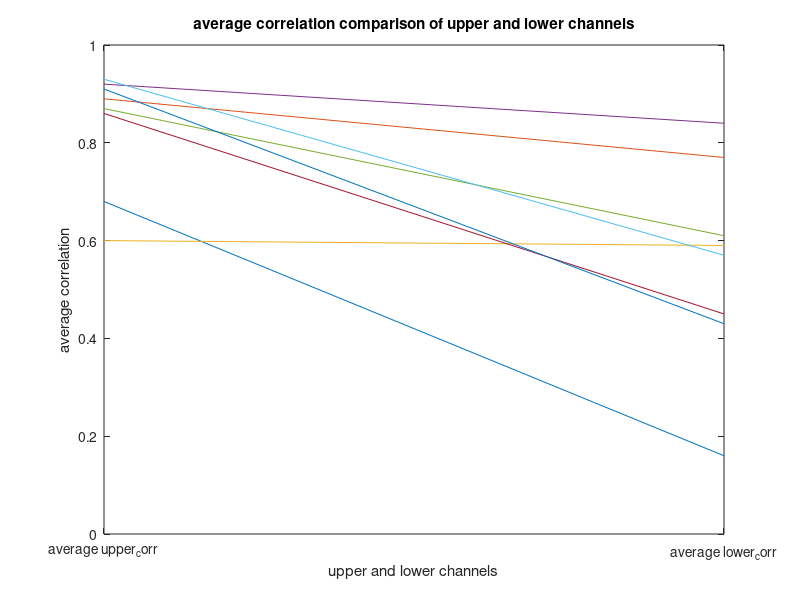

Recreate this plot in MATLAB.
label = {'0420','0613','0616','0620','0715','0717','0908','1128'};
%upper_corr = [0.88,0.93,0.94,0.88,0.95,0.75,0.71,0.87];
%lower_corr = [0.48,0.94,0.93,0.89,0.75,0.6,0.53,0.66];

upper_corr = [0.68,0.89,0.6,0.92,0.87,0.93,0.86,0.91];
lower_corr = [0.16,0.77,0.59,0.84,0.61,0.57,0.45,0.43];

%upper_corr = [0.47,0.53,0.27,0.75,0.38,0.48,0.56,0.74];
%lower_corr = [0.26,0.37,0.24,0.61,0.28,0.6,0.22,0.51];
figure
for i = 1:8
    
    xticks(0:2)
    plot([1 2],[upper_corr(i) lower_corr(i)]);
    
    set(gca,'Xticklabel',{'average lower_corr','average upper_corr'})
    hold on
    
    
end
xlabel('upper and lower channels')
ylabel('average correlation')
title('average correlation comparison of upper and lower channels')